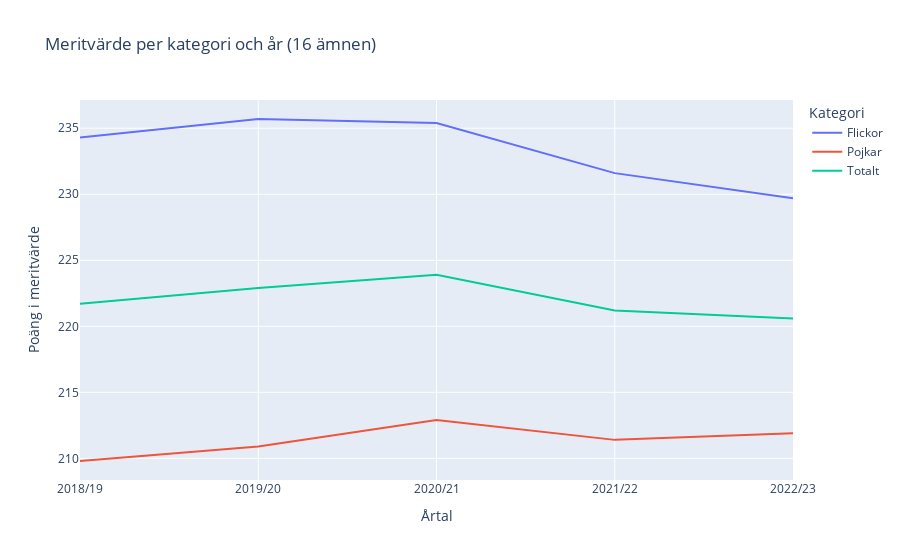

Notebook cell for this chart:
### Markdown cell above
##### Plotting (merit value for 16 subjects)

### Code cell
# Here I need the same rows but other columns, so I reuse the dataframe df_table_1b
# Instead I need the first four columns, so I filter out the rest
df_merit_16 = df_table_1b.iloc[:, :4]

# Fig object to use with plotly express to create a line diagram
fig_merit_16 = px.line(
    df_merit_16,
    x='År',
    y=['Flickor', 'Pojkar', 'Totalt'],
    title='Meritvärde per kategori och år (16 ämnen)',
    labels={'År': 'Årtal', 'value': 'Poäng i meritvärde', 'variable': 'Kategori'},
)

fig_merit_16.show()

# Save the plot as a html file
fig_merit_16.write_html("visualiseringar/meritvarde_16.html")

### Figure 1 — Plotly figure (JSON) as saved in the notebook; plotly's stock layout.template omitted (floating-point values rounded to 4 significant figures)
{"data": [{"hovertemplate": "Kategori=Flickor<br>Årtal=%{x}<br>Poäng i meritvärde=%{y}<extra></extra>", "legendgroup": "Flickor", "line": {"color": "#636efa", "dash": "solid"}, "marker": {"symbol": "circle"}, "mode": "lines", "name": "Flickor", "orientation": "v", "showlegend": true, "type": "scatter", "x": ["2018/19", "2019/20", "2020/21", "2021/22", "2022/23"], "xaxis": "x", "y": [234.3, 235.7, 235.4, 231.6, 229.7], "yaxis": "y"}, {"hovertemplate": "Kategori=Pojkar<br>Årtal=%{x}<br>Poäng i meritvärde=%{y}<extra></extra>", "legendgroup": "Pojkar", "line": {"color": "#EF553B", "dash": "solid"}, "marker": {"symbol": "circle"}, "mode": "lines", "name": "Pojkar", "orientation": "v", "showlegend": true, "type": "scatter", "x": ["2018/19", "2019/20", "2020/21", "2021/22", "2022/23"], "xaxis": "x", "y": [209.8, 210.9, 212.9, 211.4, 211.9], "yaxis": "y"}, {"hovertemplate": "Kategori=Totalt<br>Årtal=%{x}<br>Poäng i meritvärde=%{y}<extra></extra>", "legendgroup": "Totalt", "line": {"color": "#00cc96", "dash": "solid"}, "marker": {"symbol": "circle"}, "mode": "lines", "name": "Totalt", "orientation": "v", "showlegend": true, "type": "scatter", "x": ["2018/19", "2019/20", "2020/21", "2021/22", "2022/23"], "xaxis": "x", "y": [221.7, 222.9, 223.9, 221.2, 220.6], "yaxis": "y"}], "layout": {"legend": {"title": {"text": "Kategori"}, "tracegroupgap": 0}, "title": {"text": "Meritvärde per kategori och år (16 ämnen)"}, "xaxis": {"anchor": "y", "domain": [0, 1], "title": {"text": "Årtal"}}, "yaxis": {"anchor": "x", "domain": [0, 1], "title": {"text": "Poäng i meritvärde"}}}}
